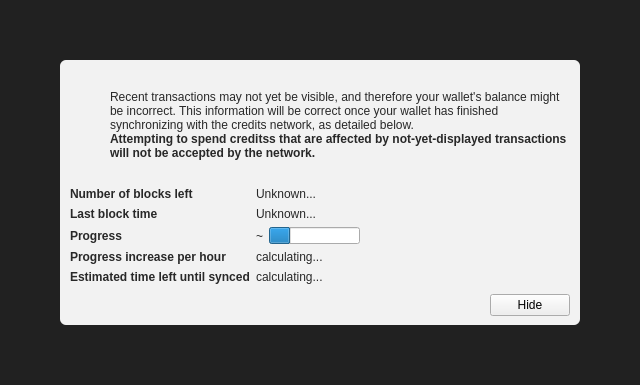
<?xml version="1.0" encoding="UTF-8"?>
<ui version="4.0">
 <class>ModalOverlay</class>
 <widget class="ModalOverlay" name="ModalOverlay">
  <property name="geometry">
   <rect>
    <x>0</x>
    <y>0</y>
    <width>640</width>
    <height>385</height>
   </rect>
  </property>
  <property name="windowTitle">
   <string>Form</string>
  </property>
  <layout class="QVBoxLayout" name="verticalLayout" stretch="0">
   <property name="sizeConstraint">
    <enum>QLayout::SetDefaultConstraint</enum>
   </property>
   <property name="leftMargin">
    <number>0</number>
   </property>
   <property name="topMargin">
    <number>0</number>
   </property>
   <property name="rightMargin">
    <number>0</number>
   </property>
   <property name="bottomMargin">
    <number>0</number>
   </property>
   <item>
    <widget class="QWidget" name="bgWidget" native="true">
     <property name="styleSheet">
      <string notr="true">#bgWidget { background: rgba(0,0,0,220); }</string>
     </property>
     <layout class="QVBoxLayout" name="verticalLayoutMain" stretch="1">
      <property name="leftMargin">
       <number>60</number>
      </property>
      <property name="topMargin">
       <number>60</number>
      </property>
      <property name="rightMargin">
       <number>60</number>
      </property>
      <property name="bottomMargin">
       <number>60</number>
      </property>
      <item>
       <widget class="QWidget" name="contentWidget" native="true">
        <property name="styleSheet">
         <string notr="true">#contentWidget { background: rgba(255,255,255,240); border-radius: 6px; }

QLabel { color: rgb(40,40,40);  }</string>
        </property>
        <layout class="QVBoxLayout" name="verticalLayoutSub" stretch="1,0,0,0">
         <property name="spacing">
          <number>0</number>
         </property>
         <property name="leftMargin">
          <number>10</number>
         </property>
         <property name="topMargin">
          <number>10</number>
         </property>
         <property name="rightMargin">
          <number>10</number>
         </property>
         <property name="bottomMargin">
          <number>10</number>
         </property>
         <item>
          <layout class="QHBoxLayout" name="horizontalLayoutIconText" stretch="0,1">
           <property name="topMargin">
            <number>20</number>
           </property>
           <item>
            <layout class="QVBoxLayout" name="verticalLayoutIcon">
             <property name="leftMargin">
              <number>0</number>
             </property>
             <item>
              <widget class="QPushButton" name="warningIcon">
               <property name="enabled">
                <bool>false</bool>
               </property>
               <property name="text">
                <string/>
               </property>
               <property name="icon">
                <iconset>
                 <normaloff>:/icons/warning</normaloff>
                 <disabledoff>:/icons/warning</disabledoff>:/icons/warning</iconset>
               </property>
               <property name="iconSize">
                <size>
                 <width>48</width>
                 <height>48</height>
                </size>
               </property>
               <property name="flat">
                <bool>true</bool>
               </property>
              </widget>
             </item>
             <item>
              <spacer name="verticalSpacerWarningIcon">
               <property name="orientation">
                <enum>Qt::Vertical</enum>
               </property>
               <property name="sizeHint" stdset="0">
                <size>
                 <width>20</width>
                 <height>40</height>
                </size>
               </property>
              </spacer>
             </item>
            </layout>
           </item>
           <item>
            <layout class="QVBoxLayout" name="verticalLayoutInfoText">
             <property name="leftMargin">
              <number>0</number>
             </property>
             <property name="topMargin">
              <number>0</number>
             </property>
             <item>
              <widget class="QLabel" name="infoText">
               <property name="text">
                <string>Recent transactions may not yet be visible, and therefore your wallet's balance might be incorrect. This information will be correct once your wallet has finished synchronizing with the credits network, as detailed below.</string>
               </property>
               <property name="textFormat">
                <enum>Qt::RichText</enum>
               </property>
               <property name="wordWrap">
                <bool>true</bool>
               </property>
              </widget>
             </item>
             <item>
              <widget class="QLabel" name="infoTextStrong">
               <property name="font">
                <font>
                 <weight>75</weight>
                 <bold>true</bold>
                </font>
               </property>
               <property name="text">
                <string>Attempting to spend creditss that are affected by not-yet-displayed transactions will not be accepted by the network.</string>
               </property>
               <property name="textFormat">
                <enum>Qt::RichText</enum>
               </property>
               <property name="wordWrap">
                <bool>true</bool>
               </property>
              </widget>
             </item>
             <item>
              <spacer name="verticalSpacerInTextSpace">
               <property name="orientation">
                <enum>Qt::Vertical</enum>
               </property>
               <property name="sizeHint" stdset="0">
                <size>
                 <width>20</width>
                 <height>40</height>
                </size>
               </property>
              </spacer>
             </item>
            </layout>
           </item>
          </layout>
         </item>
         <item>
          <spacer name="verticalSpacerAfterText">
           <property name="orientation">
            <enum>Qt::Vertical</enum>
           </property>
           <property name="sizeHint" stdset="0">
            <size>
             <width>20</width>
             <height>40</height>
            </size>
           </property>
          </spacer>
         </item>
         <item>
          <layout class="QFormLayout" name="formLayout">
           <property name="fieldGrowthPolicy">
            <enum>QFormLayout::FieldsStayAtSizeHint</enum>
           </property>
           <property name="horizontalSpacing">
            <number>6</number>
           </property>
           <property name="verticalSpacing">
            <number>6</number>
           </property>
           <property name="topMargin">
            <number>10</number>
           </property>
           <item row="0" column="0">
            <widget class="QLabel" name="labelNumberOfBlocksLeft">
             <property name="font">
              <font>
               <weight>75</weight>
               <bold>true</bold>
              </font>
             </property>
             <property name="text">
              <string>Number of blocks left</string>
             </property>
            </widget>
           </item>
           <item row="0" column="1">
            <widget class="QLabel" name="numberOfBlocksLeft">
             <property name="text">
              <string>Unknown...</string>
             </property>
            </widget>
           </item>
           <item row="1" column="0">
            <widget class="QLabel" name="labelLastBlockTime">
             <property name="font">
              <font>
               <weight>75</weight>
               <bold>true</bold>
              </font>
             </property>
             <property name="text">
              <string>Last block time</string>
             </property>
            </widget>
           </item>
           <item row="1" column="1">
            <widget class="QLabel" name="newestBlockDate">
             <property name="sizePolicy">
              <sizepolicy hsizetype="Maximum" vsizetype="Preferred">
               <horstretch>0</horstretch>
               <verstretch>0</verstretch>
              </sizepolicy>
             </property>
             <property name="text">
              <string>Unknown...</string>
             </property>
            </widget>
           </item>
           <item row="2" column="0">
            <widget class="QLabel" name="labelSyncDone">
             <property name="font">
              <font>
               <weight>75</weight>
               <bold>true</bold>
              </font>
             </property>
             <property name="text">
              <string>Progress</string>
             </property>
            </widget>
           </item>
           <item row="2" column="1">
            <layout class="QHBoxLayout" name="horizontalLayoutSync" stretch="0,1">
             <item>
              <widget class="QLabel" name="percentageProgress">
               <property name="text">
                <string notr="true">~</string>
               </property>
              </widget>
             </item>
             <item>
              <widget class="QProgressBar" name="progressBar">
               <property name="value">
                <number>24</number>
               </property>
               <property name="format">
                <string/>
               </property>
              </widget>
             </item>
            </layout>
           </item>
           <item row="4" column="0">
            <widget class="QLabel" name="labelProgressIncrease">
             <property name="font">
              <font>
               <weight>75</weight>
               <bold>true</bold>
              </font>
             </property>
             <property name="text">
              <string>Progress increase per hour</string>
             </property>
            </widget>
           </item>
           <item row="4" column="1">
            <widget class="QLabel" name="progressIncreasePerH">
             <property name="text">
              <string>calculating...</string>
             </property>
            </widget>
           </item>
           <item row="5" column="0">
            <widget class="QLabel" name="labelEstimatedTimeLeft">
             <property name="font">
              <font>
               <weight>75</weight>
               <bold>true</bold>
              </font>
             </property>
             <property name="text">
              <string>Estimated time left until synced</string>
             </property>
            </widget>
           </item>
           <item row="5" column="1">
            <widget class="QLabel" name="expectedTimeLeft">
             <property name="text">
              <string>calculating...</string>
             </property>
            </widget>
           </item>
          </layout>
         </item>
         <item>
          <layout class="QHBoxLayout" name="horizontalLayoutButtons">
           <property name="leftMargin">
            <number>10</number>
           </property>
           <property name="topMargin">
            <number>10</number>
           </property>
           <item>
            <spacer name="horizontalSpacer">
             <property name="orientation">
              <enum>Qt::Horizontal</enum>
             </property>
             <property name="sizeHint" stdset="0">
              <size>
               <width>40</width>
               <height>20</height>
              </size>
             </property>
            </spacer>
           </item>
           <item>
            <widget class="QPushButton" name="closeButton">
             <property name="text">
              <string>Hide</string>
             </property>
            </widget>
           </item>
          </layout>
         </item>
        </layout>
       </widget>
      </item>
     </layout>
    </widget>
   </item>
  </layout>
 </widget>
 <customwidgets>
  <customwidget>
   <class>ModalOverlay</class>
   <extends>QWidget</extends>
   <header>modaloverlay.h</header>
   <container>1</container>
  </customwidget>
 </customwidgets>
 <resources/>
 <connections/>
</ui>
